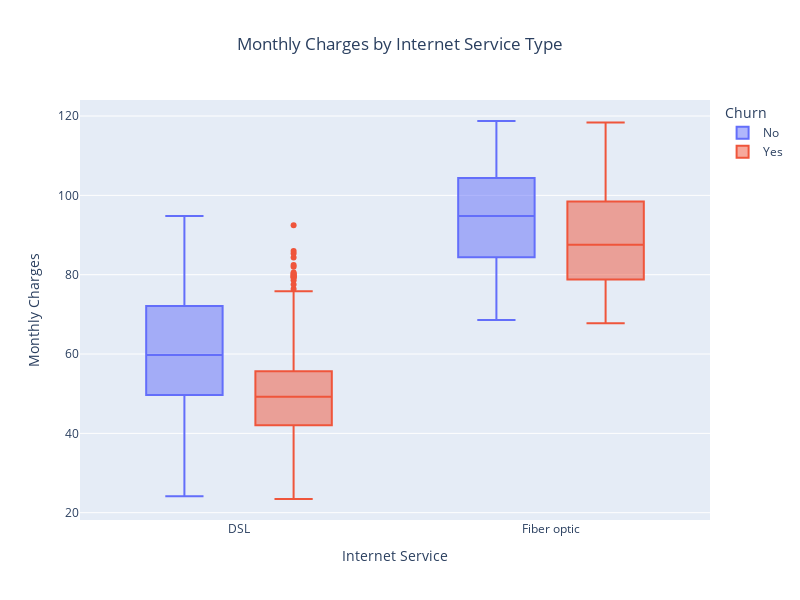

The notebook cell this image was saved under:
### Markdown cell above
We illustrate bellow the relation between 'Internet Service' and 'Payment Method' with respect to Monthly Changes, highlighting the differences between churned and non-churned customers.

### Code cell
cust_churn = cust_churn.replace({1:'Yes',0:'No'})

filtered_df = cust_churn[cust_churn['Internet Service'] != 'No']

fig = px.box(filtered_df, 
             x='Internet Service', 
             y='Monthly Charges', 
             color='Churn',
             title='Monthly Charges by Internet Service Type')

fig.update_layout(
    title_x=0.5,  
    width=800,   
    height=600,)

pio.renderers.default = 'plotly_mimetype'
fig.show()

### Figure 1 — Plotly figure (JSON) as saved in the notebook; plotly's stock layout.template omitted (floating-point values rounded to 4 significant figures; data arrays with more than 128 entries replaced by an {"elided": "..."} marker saying what was removed)
{"data": [{"alignmentgroup": "True", "hovertemplate": "Churn=No<br>Internet Service=%{x}<br>Monthly Charges=%{y}<extra></extra>", "legendgroup": "No", "marker": {"color": "#636efa"}, "name": "No", "notched": false, "offsetgroup": "No", "orientation": "v", "showlegend": true, "type": "box", "x": {"elided": "3756 str values"}, "x0": " ", "xaxis": "x", "y": {"elided": "3756 float values"}, "y0": " ", "yaxis": "y"}, {"alignmentgroup": "True", "hovertemplate": "Churn=Yes<br>Internet Service=%{x}<br>Monthly Charges=%{y}<extra></extra>", "legendgroup": "Yes", "marker": {"color": "#EF553B"}, "name": "Yes", "notched": false, "offsetgroup": "Yes", "orientation": "v", "showlegend": true, "type": "box", "x": {"elided": "1756 str values"}, "x0": " ", "xaxis": "x", "y": {"elided": "1756 float values"}, "y0": " ", "yaxis": "y"}], "layout": {"boxmode": "group", "height": 600, "legend": {"title": {"text": "Churn"}, "tracegroupgap": 0}, "title": {"text": "Monthly Charges by Internet Service Type", "x": 0.5}, "width": 800, "xaxis": {"anchor": "y", "domain": [0, 1], "title": {"text": "Internet Service"}}, "yaxis": {"anchor": "x", "domain": [0, 1], "title": {"text": "Monthly Charges"}}}}
